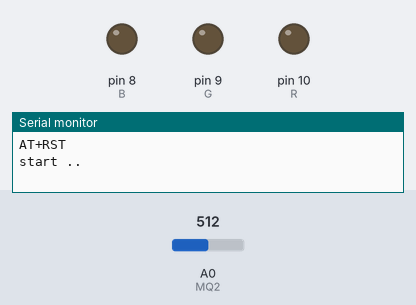
Simulated run of this sketch. Board: Arduino Uno, built with avr-gcc and run on an emulated ATmega328P. Parts: output pins drawn as LEDs (lit = HIGH), the last lines printed to the serial monitor. Inputs (shaded band) come from the test bench; at power-on: A0 (MQ2) = 512. The modem accepts every AT command (registered, SIM ready, sends succeed) and sends nothing else.

Above: at 0.1 s.
At 1.2 s:
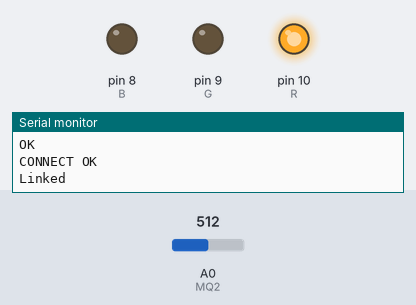
Timing chart, 0 to 2.7 s (numbered marks = the images above):
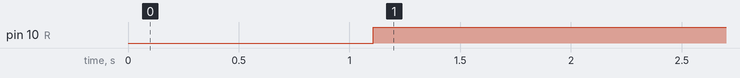

Measured:
- by itself, pin 10 (R): LOW → HIGH at 1.1 s

The sketch:

teslapro_saja.ino
```cpp
#include <SoftwareSerial.h> //Software Serial is needed to interface with ESP8266 because the hardware serial
//is being used for monitoring Serial line with computer during trouble shooting.
SoftwareSerial ESP8266(4,5);//RX,TX
//Serial ser;
String apiKey1 = "KNHATBG30S0OQQQF";
String id_sensor = "12345";

// Gas Sensor
#define R 10
#define G 9
#define B 8
#define MQ2 A0

int gaslevel;
int currStat = 1;
int gasStat;

void setup() {
  Serial.begin(9600); //Initialize serial port - 9600 bps

  // put your setup code here, to run once:
  Serial.begin(115200); // this is to start serial monitoring with your Arduino IDE Serial monitor.
  ESP8266.begin(115200); // this is to start serial communication with the ESP via Software Serial.
  ESP8266.println("AT+RST"); // this resets the ESP8266.
  Serial.println("AT+RST"); // this is just echoing the command to your serial monitor so you can
  //cek
  ESP8266.println("AT");
  if(ESP8266.find("OK")){
    Serial.println("start ..");
  }
  ESP8266.println("AT+CWMODE=3");
  ESP8266.println("AT+CIPSTO=120");
  //DISABLE DHCP
  ESP8266.println("AT+CWDHCP_CUR=1,0");
  //ESP8266.println("AT+CWJAP=\"open\",\"samocakoom\"\r\n"); // this resets the ESP8266.

  //GAS SENSOR -----------------------
  pinMode(MQ2,INPUT);
  pinMode(R,OUTPUT);
  pinMode(G,OUTPUT);
  pinMode(B,OUTPUT);

}

void loop() {

 ESP8266.println("AT+CIPMUX=1"); // multiple connection

 gaslevel=(analogRead(MQ2));
 gaslevel=map(gaslevel,0,1023,0,255);

 gasStat = aturLampuDanStatus(gaslevel);

  // everything is oke ?

  ESP8266.println("AT");
  if(ESP8266.find("OK")){
    Serial.println("ready..");
  }

//----------------------------------------------------------
  String id = "4";
  String server = "184.106.153.149";
   // prepare GET string
  String getStr1 = "GET /update?api_key=";
  getStr1 += apiKey1;
  getStr1 +="&field1=";
  getStr1 += String(gaslevel);
  getStr1 += "\r\n";

  sendESP(id, server, getStr1);

  /* send koneksi kedua */


   if(gasStat != currStat){
      if(gasStat == 1){

        Serial.println("normal");//print values on serial monitor

      }else if(gasStat == 2){

        Serial.println("medium");//print values on serial monitor

      }else if(gasStat == 3){

        Serial.println("hard");//print values on serial monitor
      }

    // prepare GET string
    /* send to thinkspeak "angga kesuma"
    String getStr2 = "GET /update?api_key=";
    getStr2 += apiKey2;
    getStr2 +="&field1=";
    getStr2 += String(gaslevel);
    getStr2 += "\r\n";
    */


    //send to lapro
    String getStr2 = "GET /status?id_sensor=";
    getStr2 += id_sensor;
    getStr2 +="&status=";
    getStr2 += gasStat;
    getStr2 += " HTTP/1.1\r\n";
    //getStr2 += "User-Agent: curl/7.37.0\r\n";
    getStr2 += "Host: sensorgas.lapro.id\r\n";
    getStr2 += "\r\n";

    //kirim ke server
    sendESP("3", "sensorgas.lapro.id", getStr2);

    //ubah status sekarang
    currStat = gasStat;
  }

}

void debugESP(){

   String com = "";

      if(ESP8266.available()) // check if the esp is sending a message
  {
    while(ESP8266.available())
    {

      // The esp has data so display its output to the serial window
      char c = ESP8266.read(); // read the next character.
      com +=c;
    }
    Serial.println(com);
  }

}

void sendESP(String id, String server, String url){

   // TCP connection thingspeak
  String cmd1 = "AT+CIPSTART=";
  cmd1 += id;
  cmd1 += ",\"TCP\",\"";
  cmd1 += server; // api.thingspeak.com
  //cmd1 += "member.lapro.id"; // api.thingspeak.com
  cmd1 += "\",80";
  ESP8266.println(cmd1);

  debugESP();

   if(ESP8266.find("Error")){
    Serial.println("AT+CIPSTART error");
    return;
  }


  // prepare GET string
  String getStr1 = url;
  //getStr1 = url;
  //getStr1 += apiKey1;
  //getStr1 +="&field1=";
  //getStr1 += "66";
  //getStr1 += "\r\n";

  // send data length
  cmd1 = "AT+CIPSEND=";
  cmd1 += id;
  cmd1 += ",";
  cmd1 += String(getStr1.length());
  ESP8266.println(cmd1);
   //ESP8266.println(getStr1);

  if(ESP8266.find(">")){
    ESP8266.print(getStr1);
  }
  else{
    String cipclose = "AT+CIPCLOSE=";
    cipclose += id;
    ESP8266.println(cipclose);
    // alert user
    Serial.println("AT+CIPCLOSE");
  }


  debugESP();

  delay(16000);
}

int aturLampuDanStatus(int gaslevel){

  delay(1000);
  int stat = 1;

  if(gaslevel >= 0 && gaslevel <= 30){//gaslevel is greater than 0 and less than 30
    digitalWrite(R,LOW);//red led is off
    digitalWrite(B,LOW);//blue led is off
     _delay_ms(500);//delay
    digitalWrite(G,HIGH);//green led is on
    _delay_ms(100);

    //status sekarang
    stat =1;
  }
  else if(gaslevel > 30 && gaslevel <= 100){//gaslevel is greater than 30 and less than 110
         digitalWrite(R,LOW);//red led is off
         digitalWrite(G,LOW);//green led is off
         _delay_ms(100);
         digitalWrite(B,HIGH);//blue led is on
         //status sekarang
         stat =2;
   }
   else if(gaslevel > 100 && gaslevel <= 255 ){//gaslevel is greater than 60 and less than 255
        digitalWrite(G,LOW);//green led is off
        digitalWrite(B,LOW);//blue led is off
        _delay_ms(100);
        digitalWrite(R,HIGH);//red led is on
        //status sekarang
        stat =3;
   }
   else
   {
         digitalWrite(G,LOW);//red led is off
         digitalWrite(B,LOW);//blue led is off
         digitalWrite(R,LOW);//green led is off
         //status sekarang
         stat =1;
   }

   return stat;
}

//omo4jt4pcw ->password laproid
```
